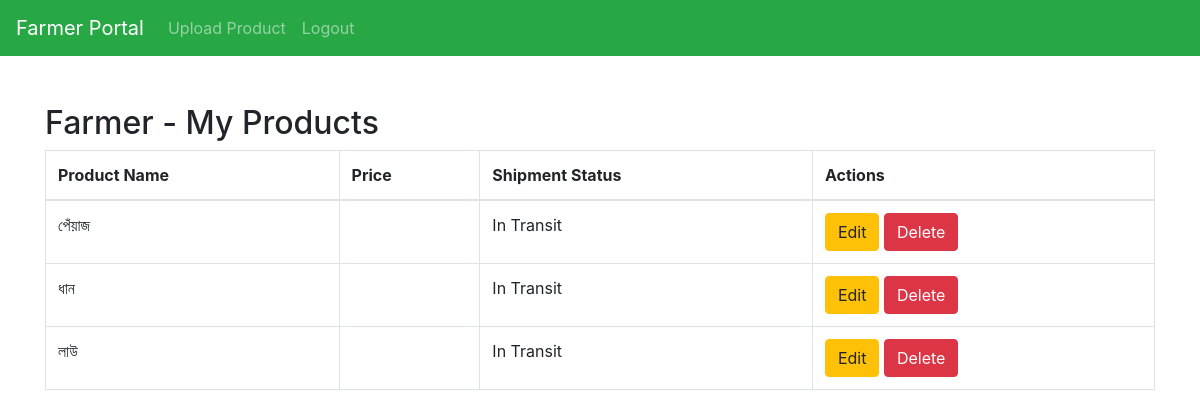
/mark_received.php (signed in), run on the app's committed database.
### tables this page shows
CREATE TABLE `farmer_products` (
  `id` int(11) NOT NULL,
  `farmer_id` int(11) NOT NULL,
  `product_name` varchar(255) NOT NULL,
  `quantity` int(11) NOT NULL,
  `price_per_kg` decimal(10,2) NOT NULL,
  `image` varchar(255) DEFAULT NULL,
  `description` text DEFAULT NULL,
  `created_at` timestamp NOT NULL DEFAULT current_timestamp()
);

CREATE TABLE `transactions` (
  `id` int(11) NOT NULL,
  `farmer_id` int(11) DEFAULT NULL,
  `wholeseller_id` int(11) DEFAULT NULL,
  `product_name` varchar(255) DEFAULT NULL,
  `amount` decimal(10,2) DEFAULT NULL,
  `shipment_status` enum('In Transit','Shipped','Received') DEFAULT 'In Transit',
  `transaction_date` timestamp NOT NULL DEFAULT current_timestamp(),
  `product_id` int(11) DEFAULT NULL,
  `quantity` int(11) NOT NULL
);

### mark_received.php (the view, shortened to what this page needs)
<?php
include('db_connection.php');
$farmer_id = $_SESSION['farmer_id'];
$sql = "SELECT p.*, t.shipment_status
        FROM farmer_products p
        LEFT JOIN transactions t ON p.id = t.product_id
        WHERE p.farmer_id = '$farmer_id'";
$result = $conn->query($sql);
?>
<!DOCTYPE html>
<html lang="en">
<head>
    <link rel="stylesheet" href="https://stackpath.bootstrapcdn.com/bootstrap/4.5.2/css/bootstrap.min.css">
</head>
<body>
    <?php include('farmer_navbar.php'); ?>
    <div class="container mt-5">
        <h2>Farmer - My Products</h2>
        <table class="table table-bordered">
            <thead>
                <tr>
                    <th>Product Name</th>
                    <th>Price</th>
                    <th>Shipment Status</th>
                    <th>Actions</th>
                </tr>
            </thead>
            <tbody>
                <?php while($row = $result->fetch_assoc()): ?>
                <tr>
                    <td><?php echo $row['product_name']; ?></td>
                    <td><?php echo $row['price']; ?></td>
                    <td><?php echo $row['shipment_status']; ?></td>
                    <td>
                        <a href="edit_product.php?id=<?php echo $row['id']; ?>" class="btn btn-warning">Edit</a>
                        <a href="delete_product.php?id=<?php echo $row['id']; ?>" class="btn btn-danger">Delete</a>
                    </td>
                </tr>
                <?php endwhile; ?>
            </tbody>
        </table>
    </div>
</body>
</html>

### data on the page
farmer_products: product_name "পেঁয়াজ", transactions.shipment_status "In Transit"
farmer_products: product_name "ধান", transactions.shipment_status "In Transit"
farmer_products: product_name "লাউ", transactions.shipment_status "In Transit"
